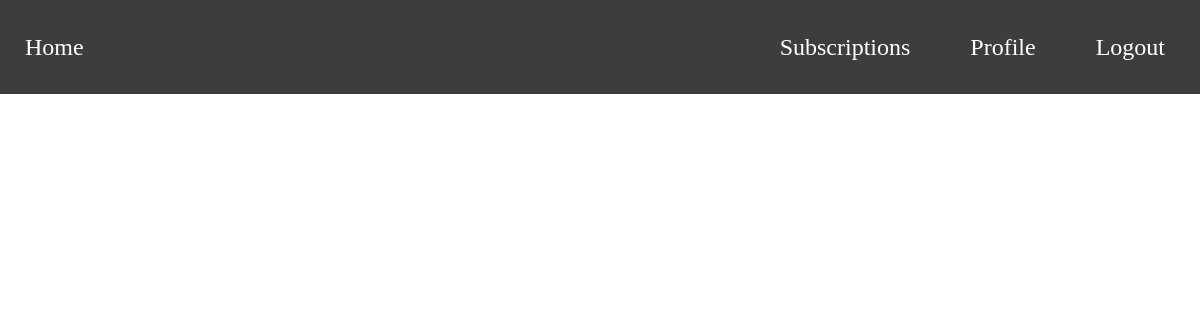
The app's page /subscriptions (signed in), older data.
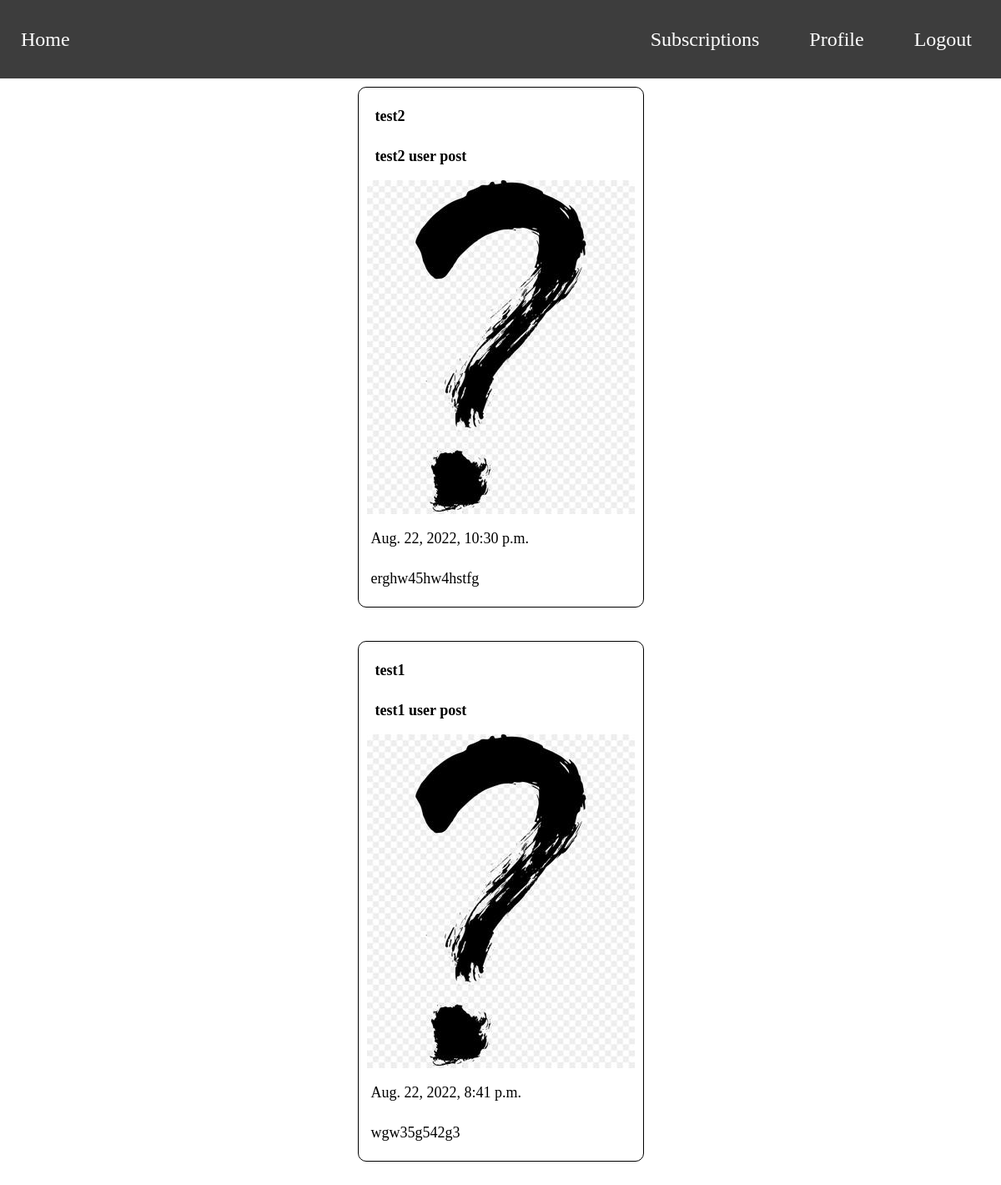
The same page, newer data.
### posts/models.py (models this page shows, shortened)
class Post(models.Model):
    author = models.ForeignKey(Profile, on_delete=models.CASCADE, related_name='posts', null=True, blank=True)
    title = models.CharField(max_length=100, blank=True, null=True)
    text = models.TextField(max_length=5000, blank=True, null=True)
    date_posted = models.DateTimeField(default=timezone.now)
    image= models.ImageField(default='post_default.jpg', upload_to='posts_pics')

### users/models.py (models this page shows, shortened)
class Profile(models.Model):
    user = models.OneToOneField(User, on_delete=models.CASCADE)
    subscribers = models.ManyToManyField(User, related_name='subscribers', blank=True)
    image = models.ImageField(default='profile_default.jpg', upload_to='profile_pics')

### users/views.py (the view)
# urls.py: path('subscriptions', views.subscribers_posts, name='subscriptions'),
@login_required
def subscribers_posts(request):
    profile = Profile.objects.get(user=request.user)
    subs = [Profile.objects.get(user=sub) for sub in profile.subscribers.all()]
    posts_list = []
    for sub in subs:
        posts = sub.posts.all()
        for post in posts:
            posts_list.append(post)
    posts_list.sort(key=lambda x: x.date_posted, reverse=True)
    return render(request, 'users/subscriptions.html', {'posts': posts_list})

### users/templates/users/subscriptions.html
{% extends 'posts/base.html' %}
{% block content %}
    <div class="cards-container">
        {% for post in posts %}
            <div class="card">
                <div class="card-row">
                    <p><a href="{% url 'profile' post.author.id %}">{{ post.author.user }}</a></p>
                </div>
                <div class="card-row">
                    <p><a href="{% url 'post' post.id %}">{{ post.title }}</a></p>
                </div>
                <div class="card-row">
                    <img src="{{ post.image.url }}">
                </div>
                <div class="card-row">
                    <p>{{ post.date_posted }}</p>
                </div>
                <div class="card-row">
                    <p>{{ post.text }}</p>
                </div>
            </div>
        {% endfor %}
    </div>
{% endblock %}

Row changes from the older to the newer data that the page shows:
now on this page (row edited): Post: author.user "test2", title "test2 user post", image (placeholder picture), date_posted "Aug. 22, 2022, 10:30 p.m.", text "erghw45hw4hstfg"
now on this page (row edited): Post: author.user "test1", title "test1 user post", image (placeholder picture), date_posted "Aug. 22, 2022, 8:41 p.m.", text "wgw35g542g3"
